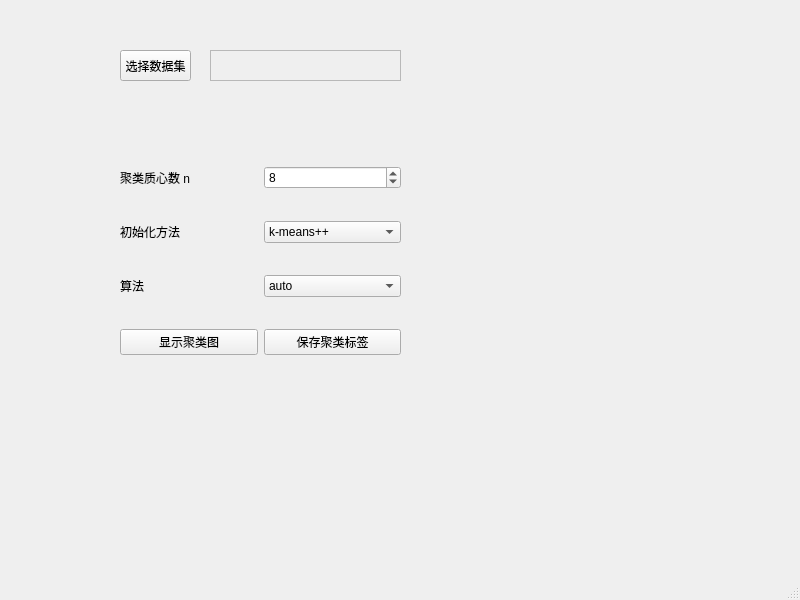
<?xml version="1.0" encoding="UTF-8"?>
<ui version="4.0">
 <class>MainWindow</class>
 <widget class="QMainWindow" name="MainWindow">
  <property name="geometry">
   <rect>
    <x>0</x>
    <y>0</y>
    <width>800</width>
    <height>600</height>
   </rect>
  </property>
  <property name="windowTitle">
   <string>MainWindow</string>
  </property>
  <widget class="QWidget" name="centralwidget">
   <widget class="QPushButton" name="pushButton_3">
    <property name="geometry">
     <rect>
      <x>120</x>
      <y>50</y>
      <width>71</width>
      <height>31</height>
     </rect>
    </property>
    <property name="text">
     <string>选择数据集</string>
    </property>
   </widget>
   <widget class="QWidget" name="layoutWidget">
    <property name="enabled">
     <bool>true</bool>
    </property>
    <property name="geometry">
     <rect>
      <x>120</x>
      <y>140</y>
      <width>281</width>
      <height>241</height>
     </rect>
    </property>
    <layout class="QVBoxLayout" name="verticalLayout">
     <item>
      <layout class="QHBoxLayout" name="horizontalLayout">
       <item>
        <widget class="QLabel" name="label">
         <property name="enabled">
          <bool>true</bool>
         </property>
         <property name="text">
          <string>聚类质心数 n</string>
         </property>
        </widget>
       </item>
       <item>
        <widget class="QSpinBox" name="spinBox">
         <property name="enabled">
          <bool>true</bool>
         </property>
         <property name="prefix">
          <string/>
         </property>
         <property name="minimum">
          <number>1</number>
         </property>
         <property name="maximum">
          <number>100</number>
         </property>
         <property name="singleStep">
          <number>1</number>
         </property>
         <property name="value">
          <number>8</number>
         </property>
        </widget>
       </item>
      </layout>
     </item>
     <item>
      <layout class="QHBoxLayout" name="horizontalLayout_2">
       <item>
        <widget class="QLabel" name="label_2">
         <property name="enabled">
          <bool>true</bool>
         </property>
         <property name="text">
          <string>初始化方法</string>
         </property>
        </widget>
       </item>
       <item>
        <widget class="QComboBox" name="comboBox_1">
         <property name="enabled">
          <bool>true</bool>
         </property>
         <property name="currentText">
          <string>k-means++</string>
         </property>
         <property name="currentIndex">
          <number>0</number>
         </property>
         <item>
          <property name="text">
           <string>k-means++</string>
          </property>
         </item>
         <item>
          <property name="text">
           <string>random</string>
          </property>
         </item>
         <item>
          <property name="text">
           <string>ndarray</string>
          </property>
         </item>
         <item>
          <property name="text">
           <string>callable</string>
          </property>
         </item>
        </widget>
       </item>
      </layout>
     </item>
     <item>
      <layout class="QHBoxLayout" name="horizontalLayout_4">
       <item>
        <widget class="QLabel" name="label_4">
         <property name="enabled">
          <bool>true</bool>
         </property>
         <property name="text">
          <string>算法</string>
         </property>
        </widget>
       </item>
       <item>
        <widget class="QComboBox" name="comboBox_3">
         <property name="enabled">
          <bool>true</bool>
         </property>
         <item>
          <property name="text">
           <string>auto</string>
          </property>
         </item>
         <item>
          <property name="text">
           <string>full</string>
          </property>
         </item>
         <item>
          <property name="text">
           <string>elkan</string>
          </property>
         </item>
        </widget>
       </item>
      </layout>
     </item>
     <item>
      <layout class="QHBoxLayout" name="horizontalLayout_5">
       <item>
        <widget class="QPushButton" name="pushButton">
         <property name="enabled">
          <bool>true</bool>
         </property>
         <property name="text">
          <string>显示聚类图</string>
         </property>
        </widget>
       </item>
       <item>
        <widget class="QPushButton" name="pushButton_2">
         <property name="enabled">
          <bool>true</bool>
         </property>
         <property name="text">
          <string>保存聚类标签</string>
         </property>
        </widget>
       </item>
      </layout>
     </item>
    </layout>
   </widget>
   <widget class="QTextBrowser" name="textBrowser_2">
    <property name="enabled">
     <bool>false</bool>
    </property>
    <property name="geometry">
     <rect>
      <x>210</x>
      <y>50</y>
      <width>191</width>
      <height>31</height>
     </rect>
    </property>
    <property name="html">
     <string>&lt;!DOCTYPE HTML PUBLIC &quot;-//W3C//DTD HTML 4.0//EN&quot; &quot;http://www.w3.org/TR/REC-html40/strict.dtd&quot;&gt;
&lt;html&gt;&lt;head&gt;&lt;meta name=&quot;qrichtext&quot; content=&quot;1&quot; /&gt;&lt;style type=&quot;text/css&quot;&gt;
p, li { white-space: pre-wrap; }
&lt;/style&gt;&lt;/head&gt;&lt;body style=&quot; font-family:'SimSun'; font-size:9pt; font-weight:400; font-style:normal;&quot;&gt;
&lt;p style=&quot;-qt-paragraph-type:empty; margin-top:0px; margin-bottom:0px; margin-left:0px; margin-right:0px; -qt-block-indent:0; text-indent:0px;&quot;&gt;&lt;br /&gt;&lt;/p&gt;&lt;/body&gt;&lt;/html&gt;</string>
    </property>
   </widget>
  </widget>
  <widget class="QMenuBar" name="menubar">
   <property name="geometry">
    <rect>
     <x>0</x>
     <y>0</y>
     <width>800</width>
     <height>23</height>
    </rect>
   </property>
  </widget>
  <widget class="QStatusBar" name="statusbar"/>
 </widget>
 <resources/>
 <connections/>
</ui>
